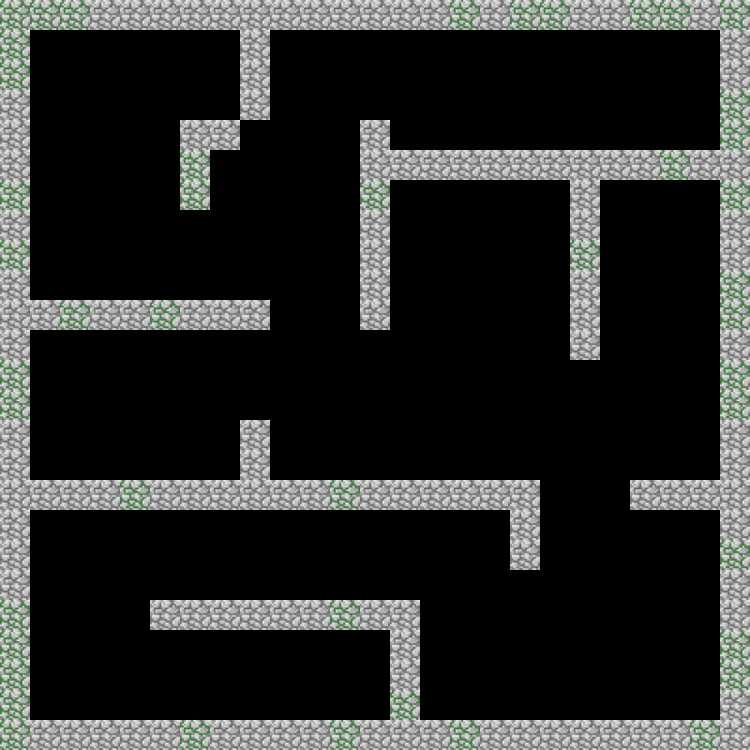

This is a level from a 2D game, rendered from its Tiled map with the project's own tilesets. A one-line summary and the complete map file follow:
An orthogonal 25x25 tile map with 30x30 px tiles, 2 tile layers (Default Walls, Walls), 1 hidden layer not drawn.

<map version="1.10" tiledversion="1.10.2" orientation="orthogonal" renderorder="right-down" width="25" height="25" tilewidth="30" tileheight="30" infinite="0" nextlayerid="4" nextobjectid="1">
 <tileset firstgid="1" source="./Tileset.tsx" />
 <layer id="1" name="Ground" width="25" height="25" visible="0">
  <data encoding="csv">
2,2,6,2,2,6,2,2,2,6,2,2,2,2,2,2,2,2,6,6,2,6,6,6,2,
2,2,2,2,2,2,2,2,2,2,2,2,2,2,2,2,2,2,2,2,2,2,2,2,2,
2,6,6,6,2,2,2,6,6,2,2,2,6,2,2,6,2,2,6,6,2,2,6,6,2,
2,6,2,2,2,2,6,2,6,2,6,6,2,2,6,2,2,2,2,6,6,2,2,2,2,
2,6,6,2,6,6,6,6,2,2,2,6,2,6,2,2,2,2,6,2,2,2,2,2,2,
2,2,2,2,2,6,6,6,6,6,6,2,6,2,2,2,2,2,2,2,2,2,2,2,2,
6,6,2,6,2,2,2,2,2,2,2,6,6,2,2,2,2,2,2,2,6,2,6,2,2,
2,2,2,2,6,2,2,6,6,6,6,2,2,2,6,6,2,6,6,2,2,6,2,2,6,
6,2,2,2,2,6,2,2,6,6,2,2,2,2,6,2,2,6,6,6,2,2,2,6,2,
2,2,2,2,2,6,2,2,2,2,2,6,2,6,2,6,2,2,2,2,2,2,2,2,2,
2,6,2,2,2,2,2,2,6,2,2,2,2,2,2,2,2,6,2,2,6,2,2,2,2,
2,2,2,2,2,6,6,2,6,2,2,2,2,2,2,2,2,2,6,2,6,2,6,6,2,
6,2,2,6,2,2,2,2,6,2,2,6,2,6,6,6,2,2,2,6,6,2,6,2,2,
2,2,2,2,2,2,6,6,2,6,2,6,2,2,6,2,2,2,6,6,2,2,2,6,6,
2,2,6,2,2,2,2,2,2,2,2,2,2,6,2,6,6,2,6,6,2,2,2,2,2,
2,2,2,2,2,2,6,2,2,6,2,2,2,2,2,2,2,2,6,2,2,2,2,6,2,
2,2,2,2,2,2,2,2,6,2,2,2,2,2,6,2,6,2,2,6,2,6,6,2,2,
2,2,2,2,2,2,2,6,6,2,2,6,2,2,2,6,2,6,2,2,2,6,2,6,6,
6,2,6,2,6,2,6,6,6,2,2,6,2,2,2,2,6,6,2,6,2,2,2,2,6,
2,6,2,2,6,2,6,2,2,6,6,6,6,2,6,2,2,2,2,6,6,2,2,2,2,
2,2,2,2,6,2,2,2,6,2,6,2,6,6,2,2,6,2,2,2,2,2,2,2,2,
2,2,2,2,6,2,2,2,6,2,2,6,2,2,6,2,2,2,2,2,2,2,2,2,6,
2,2,2,2,6,2,2,2,2,6,2,2,2,2,2,2,2,2,6,2,2,6,2,2,6,
2,2,6,2,2,6,6,6,2,2,2,2,2,6,6,2,2,6,2,2,2,2,2,2,6,
6,2,2,2,2,6,6,6,2,2,2,2,2,2,2,2,2,2,6,2,2,2,2,6,2
</data>
 </layer>
 <layer id="2" name="Default Walls" width="25" height="25">
  <data encoding="csv">
4,4,4,5,5,5,5,5,5,5,5,5,5,5,5,4,5,4,4,5,5,4,4,5,4,
4,0,0,0,0,0,0,0,0,0,0,0,0,0,0,0,0,0,0,0,0,0,0,0,5,
4,0,0,0,0,0,0,0,0,0,0,0,0,0,0,0,0,0,0,0,0,0,0,0,5,
5,0,0,0,0,0,0,0,0,0,0,0,0,0,0,0,0,0,0,0,0,0,0,0,4,
5,0,0,0,0,0,0,0,0,0,0,0,0,0,0,0,0,0,0,0,0,0,0,0,4,
5,0,0,0,0,0,0,0,0,0,0,0,0,0,0,0,0,0,0,0,0,0,0,0,5,
4,0,0,0,0,0,0,0,0,0,0,0,0,0,0,0,0,0,0,0,0,0,0,0,4,
5,0,0,0,0,0,0,0,0,0,0,0,0,0,0,0,0,0,0,0,0,0,0,0,5,
4,0,0,0,0,0,0,0,0,0,0,0,0,0,0,0,0,0,0,0,0,0,0,0,5,
5,0,0,0,0,0,0,0,0,0,0,0,0,0,0,0,0,0,0,0,0,0,0,0,4,
5,0,0,0,0,0,0,0,0,0,0,0,0,0,0,0,0,0,0,0,0,0,0,0,4,
5,0,0,0,0,0,0,0,0,0,0,0,0,0,0,0,0,0,0,0,0,0,0,0,5,
4,0,0,0,0,0,0,0,0,0,0,0,0,0,0,0,0,0,0,0,0,0,0,0,4,
4,0,0,0,0,0,0,0,0,0,0,0,0,0,0,0,0,0,0,0,0,0,0,0,4,
5,0,0,0,0,0,0,0,0,0,0,0,0,0,0,0,0,0,0,0,0,0,0,0,5,
5,0,0,0,0,0,0,0,0,0,0,0,0,0,0,0,0,0,0,0,0,0,0,0,5,
5,0,0,0,0,0,0,0,0,0,0,0,0,0,0,0,0,0,0,0,0,0,0,0,5,
5,0,0,0,0,0,0,0,0,0,0,0,0,0,0,0,0,0,0,0,0,0,0,0,5,
5,0,0,0,0,0,0,0,0,0,0,0,0,0,0,0,0,0,0,0,0,0,0,0,4,
5,0,0,0,0,0,0,0,0,0,0,0,0,0,0,0,0,0,0,0,0,0,0,0,5,
4,0,0,0,0,0,0,0,0,0,0,0,0,0,0,0,0,0,0,0,0,0,0,0,5,
4,0,0,0,0,0,0,0,0,0,0,0,0,0,0,0,0,0,0,0,0,0,0,0,4,
4,0,0,0,0,0,0,0,0,0,0,0,0,0,0,0,0,0,0,0,0,0,0,0,4,
4,0,0,0,0,0,0,0,0,0,0,0,0,0,0,0,0,0,0,0,0,0,0,0,5,
4,5,5,5,5,5,4,5,5,5,5,4,5,5,5,4,5,5,5,5,5,5,5,4,5
</data>
 </layer>
 <layer id="3" name="Walls" width="25" height="25">
  <data encoding="csv">
0,0,0,0,0,0,0,0,0,0,0,0,0,0,0,0,0,0,0,0,0,0,0,0,0,
0,0,0,0,0,0,0,0,5,0,0,0,0,0,0,0,0,0,0,0,0,0,0,0,0,
0,0,0,0,0,0,0,0,5,0,0,0,0,0,0,0,0,0,0,0,0,0,0,0,0,
0,0,0,0,0,0,0,0,5,0,0,0,0,0,0,0,0,0,0,0,0,0,0,0,0,
0,0,0,0,0,0,5,5,0,0,0,0,5,0,0,0,0,0,0,0,0,0,0,0,0,
0,0,0,0,0,0,4,0,0,0,0,0,5,5,5,5,5,5,5,5,5,5,4,5,0,
0,0,0,0,0,0,4,0,0,0,0,0,4,0,0,0,0,0,0,5,0,0,0,0,0,
0,0,0,0,0,0,0,0,0,0,0,0,5,0,0,0,0,0,0,5,0,0,0,0,0,
0,0,0,0,0,0,0,0,0,0,0,0,5,0,0,0,0,0,0,4,0,0,0,0,0,
0,0,0,0,0,0,0,0,0,0,0,0,5,0,0,0,0,0,0,5,0,0,0,0,0,
0,5,4,5,5,4,5,5,5,0,0,0,5,0,0,0,0,0,0,5,0,0,0,0,0,
0,0,0,0,0,0,0,0,0,0,0,0,0,0,0,0,0,0,0,5,0,0,0,0,0,
0,0,0,0,0,0,0,0,0,0,0,0,0,0,0,0,0,0,0,0,0,0,0,0,0,
0,0,0,0,0,0,0,0,0,0,0,0,0,0,0,0,0,0,0,0,0,0,0,0,0,
0,0,0,0,0,0,0,0,5,0,0,0,0,0,0,0,0,0,0,0,0,0,0,0,0,
0,0,0,0,0,0,0,0,5,0,0,0,0,0,0,0,0,0,0,0,0,0,0,0,0,
0,5,5,5,4,5,5,5,5,5,5,4,5,5,5,5,5,5,0,0,0,5,5,5,0,
0,0,0,0,0,0,0,0,0,0,0,0,0,0,0,0,0,5,0,0,0,0,0,0,0,
0,0,0,0,0,0,0,0,0,0,0,0,0,0,0,0,0,5,0,0,0,0,0,0,0,
0,0,0,0,0,0,0,0,0,0,0,0,0,0,0,0,0,0,0,0,0,0,0,0,0,
0,0,0,0,0,5,5,5,5,5,5,4,5,5,0,0,0,0,0,0,0,0,0,0,0,
0,0,0,0,0,0,0,0,0,0,0,0,0,5,0,0,0,0,0,0,0,0,0,0,0,
0,0,0,0,0,0,0,0,0,0,0,0,0,5,0,0,0,0,0,0,0,0,0,0,0,
0,0,0,0,0,0,0,0,0,0,0,0,0,4,0,0,0,0,0,0,0,0,0,0,0,
0,0,0,0,0,0,0,0,0,0,0,0,0,0,0,0,0,0,0,0,0,0,0,0,0
</data>
 </layer>
</map>
